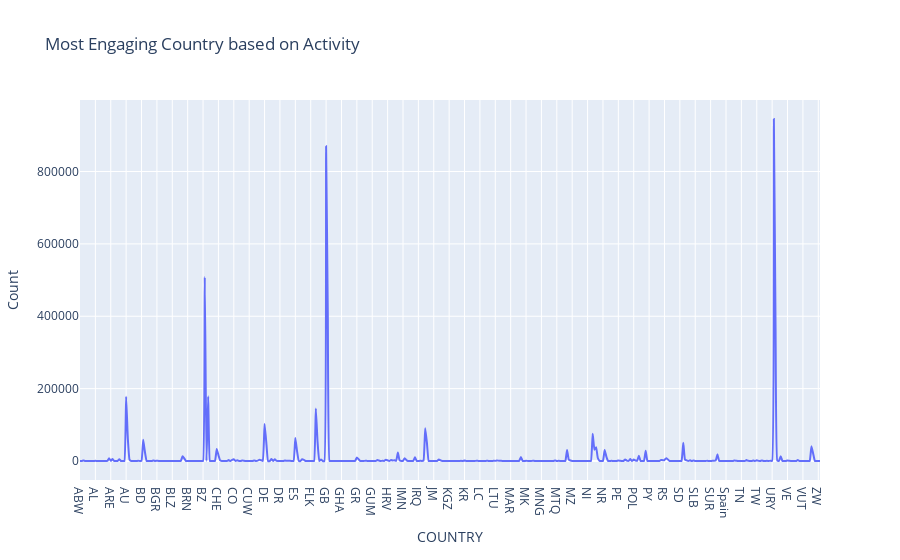

Write notebook code for a chart like this one.
### Code cell
if isinstance(df_Mar_Apr_May, (pd.DatetimeIndex, pd.MultiIndex)):
    df_Mar_Apr_May = df_Mar_Apr_May.to_frame(index=False)

df_Mar_Apr_May = df_Mar_Apr_May.reset_index().drop('index', axis=1, errors='ignore')
df_Mar_Apr_May.columns = [str(c) for c in df_Mar_Apr_May.columns]  # update columns to strings in case they are numbers

chart_data = pd.concat([
    df_Mar_Apr_May['COUNTRY'],
    df_Mar_Apr_May['ACTIVITY_ID'],
], axis=1)
chart_data = chart_data.sort_values(['COUNTRY'])
chart_data = chart_data.rename(columns={'COUNTRY': 'x'})
chart_data_count = chart_data.groupby(['x'])[['ACTIVITY_ID']].count()
chart_data_count.columns = ['ACTIVITY_ID|count']
chart_data = chart_data_count.reset_index()
chart_data = chart_data.dropna()

charts = []
line_cfg = {'line': {'shape': 'spline', 'smoothing': 0.3}, 'mode': 'lines'}
charts.append(go.Scatter(
	x=chart_data['x'], y=chart_data['ACTIVITY_ID|count'], name='ACTIVITY_ID|count', **line_cfg
))
figure = go.Figure(data=charts, layout=go.Layout({
    'legend': {'orientation': 'h'},
    'title': {'text': 'Count of ACTIVITY_ID by COUNTRY'},
    'xaxis': {'title': {'text': 'COUNTRY'}},
    'yaxis': {'tickformat': '0:g', 'title': {'text': 'Count of ACTIVITY_ID'}, 'type': 'linear'}
}))

# from plotly.offline import iplot, init_notebook_mode

import pandas as pd

if isinstance(df_Mar_Apr_May, (pd.DatetimeIndex, pd.MultiIndex)):
    df_Mar_Apr_May = df_Mar_Apr_May.to_frame(index=False)

df_Mar_Apr_May = df_Mar_Apr_May.reset_index().drop('index', axis=1, errors='ignore')
df_Mar_Apr_May.columns = [str(c) for c in df_Mar_Apr_May.columns]  # update columns to strings in case they are numbers

chart_data = pd.concat([
    df_Mar_Apr_May['COUNTRY'],
    df_Mar_Apr_May['ACTIVITY_ID'],
], axis=1)
chart_data = chart_data.sort_values(['COUNTRY'])
chart_data = chart_data.rename(columns={'COUNTRY': 'x'})
chart_data_count = chart_data.groupby(['x'])[['ACTIVITY_ID']].count()
chart_data_count.columns = ['ACTIVITY_ID|count']
chart_data = chart_data_count.reset_index()
chart_data = chart_data.dropna()

import plotly.graph_objs as go

charts = []
line_cfg = {'line': {'shape': 'spline', 'smoothing': 0.3}, 'mode': 'lines'}
charts.append(go.Scatter(
    x=chart_data['x'], y=chart_data['ACTIVITY_ID|count'], name='ACTIVITY_ID|count', **line_cfg
))
figure = go.Figure(data=charts, layout=go.Layout({
    'legend': {'orientation': 'h'},
    'title': {'text': 'Most Engaging Country based on Activity'},
    'xaxis': {'title': {'text': 'COUNTRY'}},
    'yaxis': {'tickformat': '0:g', 'title': {'text': 'Count'}, 'type': 'linear'}
}))

# If you're having trouble viewing your chart in your notebook try passing your 'chart' into this snippet:

init_notebook_mode(connected=True)
for chart in charts:
    chart.pop('id', None) # for some reason iplot does not like 'id'
iplot(figure)

### Figure 1 — Plotly figure (JSON) as saved in the notebook; plotly's stock layout.template omitted (floating-point values rounded to 4 significant figures; data arrays with more than 128 entries replaced by an {"elided": "..."} marker saying what was removed)
{"data": [{"line": {"shape": "spline", "smoothing": 0.3}, "mode": "lines", "name": "ACTIVITY_ID|count", "type": "scatter", "x": {"elided": "434 str values"}, "y": {"elided": "434 int values"}}], "layout": {"legend": {"orientation": "h"}, "title": {"text": "Most Engaging Country based on Activity"}, "xaxis": {"title": {"text": "COUNTRY"}}, "yaxis": {"tickformat": "0:g", "title": {"text": "Count"}, "type": "linear"}}}
